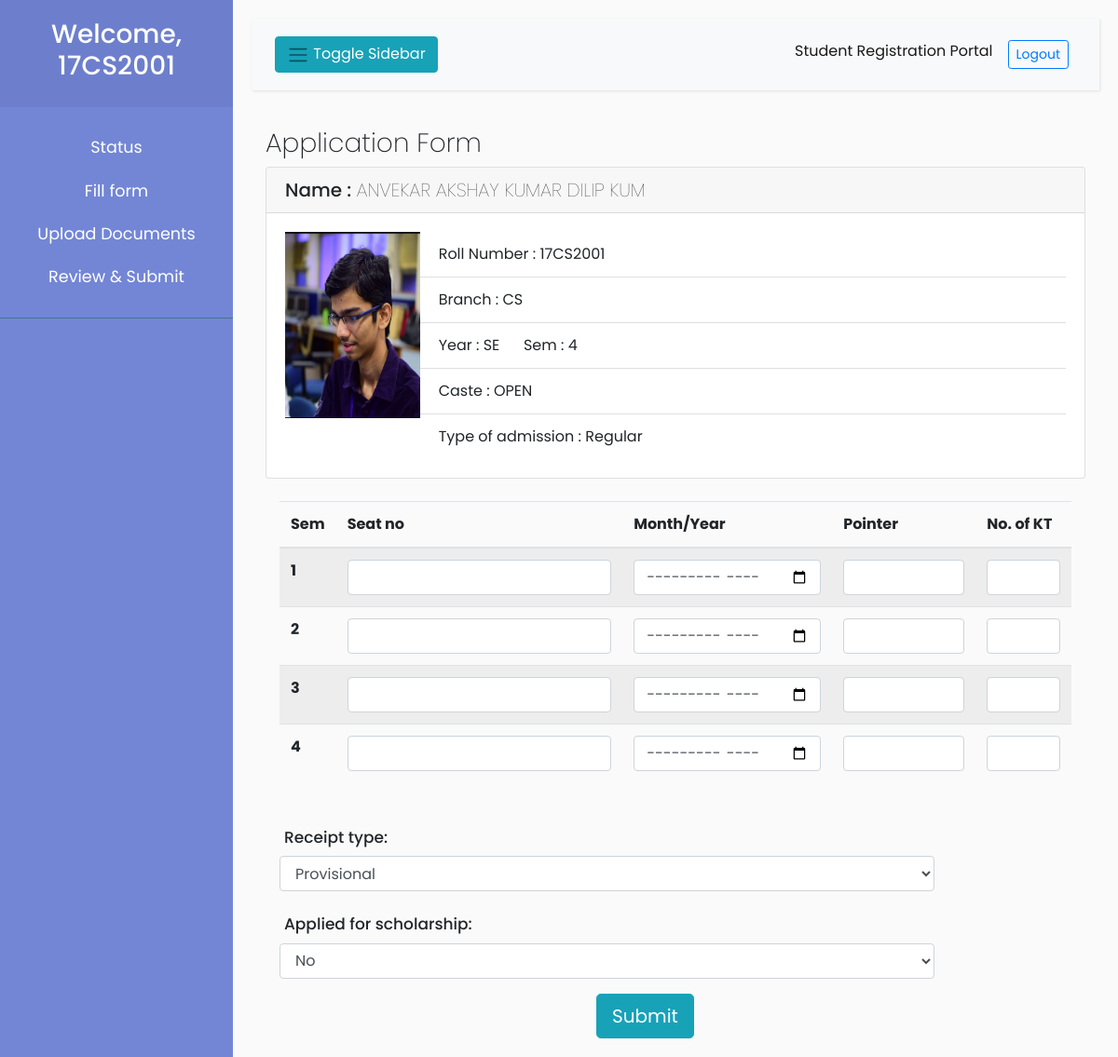
Page /student/form.php (signed in) on the committed database.
### tables this page shows
CREATE TABLE `student` (
  `roll` varchar(40) NOT NULL,
  `name` varchar(30) NOT NULL,
  `sem` int(10) NOT NULL,
  `year` varchar(2) NOT NULL,
  `email` varchar(30) NOT NULL,
  `division` varchar(1) NOT NULL,
  `batch` varchar(2) NOT NULL,
  `department` varchar(30) NOT NULL,
  `caste` varchar(30) NOT NULL,
  `admission_type` varchar(30) NOT NULL,
  `photo` varchar(30) NOT NULL
);

### studentsection/backend/getdata.php (called while the page is built, shortened)
<?php
function getdata($roll){
    include '../backend/conn.php';
    $sql = "SELECT * FROM student WHERE roll='$roll'";
    $result = $conn->query($sql);
    if($result){
           $row = $result -> fetch_assoc();
    }
return $row;
}
?>

### student/form.php (the view, shortened to what this page needs)
<?php include '../templates/header.php'; ?>
<?php include 'sidebar.php'; ?>
<?php include '../studentsection/backend/getdata.php';
?>
<div id="content">
    <nav class="navbar navbar-expand-lg navbar-light bg-light ">
        <div class="container-fluid">
            <button type="button" id="sidebarCollapse" class="btn btn-info">
                <i class="navbar-toggler-icon"></i>
                <span>Toggle Sidebar</span>
            </button>
            <div class="collapse navbar-collapse" id="navbarSupportedContent">
                <ul class="nav navbar-nav ml-auto">
                    <li class="nav-item active">
                        <a class="nav-link" href="#">Student Registration Portal</a>
                    </li>
                    <li class="nav-item">
                        <a class="nav-link" href="../backend/logout.php"><button
                                class="btn-sm btn btn-outline-primary">Logout</button></a>
                    </li>
                </ul>
            </div>
        </div>
    </nav>
    <div class="container main-content">
        <h3>Application Form</h3>
        <div class="card">
            <?php
        $student = getdata($_SESSION['username']);
        ?>
            <h5 class="card-header">Name : <span style="font-weight:100"> <?=$student['name']?></span></h5>
            <div class="card-body">
                <div class="row">
                    <div class="col-sm-2">
                        <img src="<?='../images/'.$student['photo']?>" onerror="this.src='http://via.placeholder.com/150x200'"
                            srcset="" width="150" height="200">
                    </div>
                    <div class="col-sm-10">
                        <ul class="list-group list-group-flush">
                            <li class="list-group-item">Roll Number : <?=$student['roll']?></li>
                            <li class="list-group-item">Branch : <?=$student['department']?></li>
                            <li class="list-group-item">Year : <?=$student['year']?> &nbsp&nbsp&nbsp&nbsp; Sem :
                                <?=$student['sem']?></li>
                            <li class="list-group-item">Caste : <?=$student['caste']?></li>
                            <li class="list-group-item">Type of admission : <?=$student['admission_type']?></li>
                        </ul>
                    </div>
                </div>
            </div>
        </div>
        <br>
        <div class="container">
            <table class="table table-hover table-striped">
                <thead>
                    <tr>
                        <th scope="col">Sem</th>
                        <th scope="col">Seat no</th>
                        <th scope="col">Month/Year</th>
                        <th scope="col">Pointer</th>
                        <th scope="col">No. of KT</th>
                    </tr>
                </thead>
                <tbody>
                    <?php for ($i=1; $i<=$student['sem']; $i=$i+1) { ?>
                    <tr>
                        <th scope="row"><?=$i?></th>
                        <td><input type="text" class="form-control" id="sem-<?=$i?>-seat"></td>
                        <td><input type="month" class="form-control" id="sem-<?=$i?>-mon"></td>
                        <td><input type="number" step="0.01" min="0" max="10" class="form-control" id="sem-<?=$i?>-pointer"></td>
                        <td><input type="number" min="0" max="6" name="no" size="4" class="form-control"
                                id="sem-<?=$i?>-kt"></td>
                    </tr>
                    <?php }?>
                </tbody>
            </table>
        </div>
        <br>
        <div class="container">
            <div class="form-group row">
                <label for="inputEmail3" class="col-sm-2 col-form-label">Receipt type:</label>
                <div class="col-sm-10">
                    <select class="form-control" id="recpt">
                        <option value="Provisional">
                            Provisional
                        </option>
                    </select>
                </div>
            </div>
            <div class="form-group row">
                <label for="inputPassword3" class="col-sm-4 col-form-label">Applied for scholarship:</label>
                <div class="col-sm-10">
                    <select onchange="togglescholarship()" class="form-control" id="apply">
                        <option selected value="No">
                            No
                        </option>
                    </select>
                </div>
            </div>
            <button type="submit" onclick="saveform(<?=$student['sem']?>)" class="btn btn-info btn-lg"
                id="submitbutton" style="margin-left: 40%">Submit</button>
        </div>
    </div>
</div>
</div>

### css/layoutstyle.css (style rules this page uses)
body { font-family: 'Poppins', sans-serif; background: #fafafa; }
a, a:hover, a:focus { color: inherit; text-decoration: none; transition: all 0.3s; }
.navbar { padding: 15px 10px; background: #fff; border: none; border-radius: 0; margin-bottom: 40px; box-shadow: 1px 1px 3px rgba(0, 0, 0, 0.1); }
i, span { display: inline-block; }
#content { width: 100%; padding: 20px; min-height: 100vh; transition: all 0.3s; }

### css/style.css (style rules this page uses)
label { font-weight: 500 !important; font-size: 17px !important; margin-left: 5px; }
.main-content h3 { font-weight: 200; }

### rows in the picture
student: name "ANVEKAR AKSHAY KUMAR DILIP KUM", photo (picture), roll "17CS2001", department "CS", year "SE", sem "4", caste "OPEN", admission_type "Regular"

### other values in the picture
$_SESSION['username'] "17CS2001"
$i "1"
$i "2"
$i "3"
$i "4"
